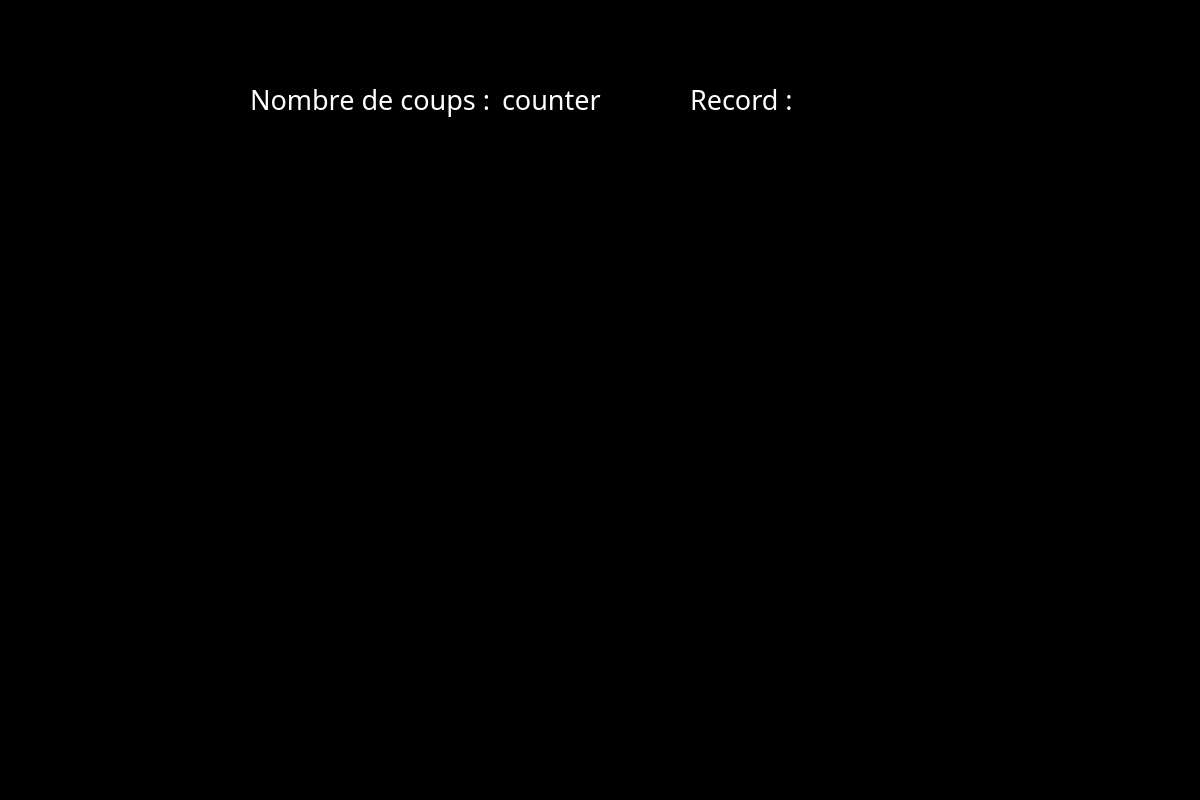
<?xml version="1.0" encoding="UTF-8"?>
<ui version="4.0">
 <class>gameWindow</class>
 <widget class="QDialog" name="gameWindow">
  <property name="geometry">
   <rect>
    <x>0</x>
    <y>0</y>
    <width>1200</width>
    <height>800</height>
   </rect>
  </property>
  <property name="windowTitle">
   <string>MainWindow</string>
  </property>
  <property name="styleSheet">
   <string notr="true">background-color: rgb(0, 0, 0);</string>
  </property>
  <widget class="QWidget" name="centralwidget" native="true">
   <property name="geometry">
    <rect>
     <x>0</x>
     <y>0</y>
     <width>1181</width>
     <height>871</height>
    </rect>
   </property>
   <property name="font">
    <font>
     <pointsize>20</pointsize>
    </font>
   </property>
   <widget class="QWidget" name="gridLayoutWidget">
    <property name="geometry">
     <rect>
      <x>320</x>
      <y>190</y>
      <width>541</width>
      <height>491</height>
     </rect>
    </property>
    <layout class="QGridLayout" name="gridLayout" rowstretch="0">
     <property name="sizeConstraint">
      <enum>QLayout::SetDefaultConstraint</enum>
     </property>
    </layout>
   </widget>
   <widget class="QWidget" name="horizontalLayoutWidget">
    <property name="geometry">
     <rect>
      <x>250</x>
      <y>60</y>
      <width>391</width>
      <height>80</height>
     </rect>
    </property>
    <layout class="QHBoxLayout" name="horizontalLayout">
     <item>
      <widget class="QLabel" name="label">
       <property name="font">
        <font>
         <family>Javanese Text</family>
         <pointsize>20</pointsize>
        </font>
       </property>
       <property name="text">
        <string>&lt;html&gt;&lt;head/&gt;&lt;body&gt;&lt;p&gt;&lt;span style=&quot; color:#ffffff;&quot;&gt;Nombre de coups :&lt;/span&gt;&lt;/p&gt;&lt;/body&gt;&lt;/html&gt;</string>
       </property>
      </widget>
     </item>
     <item>
      <spacer name="horizontalSpacer">
       <property name="orientation">
        <enum>Qt::Horizontal</enum>
       </property>
       <property name="sizeType">
        <enum>QSizePolicy::Fixed</enum>
       </property>
       <property name="sizeHint" stdset="0">
        <size>
         <width>5</width>
         <height>20</height>
        </size>
       </property>
      </spacer>
     </item>
     <item>
      <widget class="QLabel" name="counter">
       <property name="font">
        <font>
         <family>Javanese Text</family>
         <pointsize>20</pointsize>
        </font>
       </property>
       <property name="text">
        <string>&lt;html&gt;&lt;head/&gt;&lt;body&gt;&lt;p&gt;&lt;span style=&quot; color:#ffffff;&quot;&gt;counter&lt;/span&gt;&lt;/p&gt;&lt;/body&gt;&lt;/html&gt;</string>
       </property>
      </widget>
     </item>
    </layout>
   </widget>
   <widget class="QWidget" name="horizontalLayoutWidget_2">
    <property name="geometry">
     <rect>
      <x>690</x>
      <y>60</y>
      <width>231</width>
      <height>80</height>
     </rect>
    </property>
    <layout class="QHBoxLayout" name="horizontalLayout_2">
     <item>
      <widget class="QLabel" name="label_2">
       <property name="font">
        <font>
         <family>Javanese Text</family>
         <pointsize>20</pointsize>
        </font>
       </property>
       <property name="text">
        <string>&lt;html&gt;&lt;head/&gt;&lt;body&gt;&lt;p&gt;&lt;span style=&quot; color:#ffffff;&quot;&gt;Record :&lt;/span&gt;&lt;/p&gt;&lt;/body&gt;&lt;/html&gt;</string>
       </property>
      </widget>
     </item>
     <item>
      <spacer name="horizontalSpacer_2">
       <property name="orientation">
        <enum>Qt::Horizontal</enum>
       </property>
       <property name="sizeType">
        <enum>QSizePolicy::Fixed</enum>
       </property>
       <property name="sizeHint" stdset="0">
        <size>
         <width>10</width>
         <height>20</height>
        </size>
       </property>
      </spacer>
     </item>
     <item>
      <widget class="QLabel" name="oldReord">
       <property name="font">
        <font>
         <family>Javanese Text</family>
         <pointsize>20</pointsize>
        </font>
       </property>
       <property name="text">
        <string>&lt;html&gt;&lt;head/&gt;&lt;body&gt;&lt;p&gt;oldRecord&lt;/p&gt;&lt;/body&gt;&lt;/html&gt;</string>
       </property>
      </widget>
     </item>
    </layout>
   </widget>
  </widget>
  <widget class="QMenuBar" name="menubar">
   <property name="geometry">
    <rect>
     <x>0</x>
     <y>0</y>
     <width>1200</width>
     <height>20</height>
    </rect>
   </property>
  </widget>
  <widget class="QStatusBar" name="statusbar">
   <property name="geometry">
    <rect>
     <x>0</x>
     <y>0</y>
     <width>3</width>
     <height>22</height>
    </rect>
   </property>
  </widget>
 </widget>
 <resources/>
 <connections/>
</ui>
